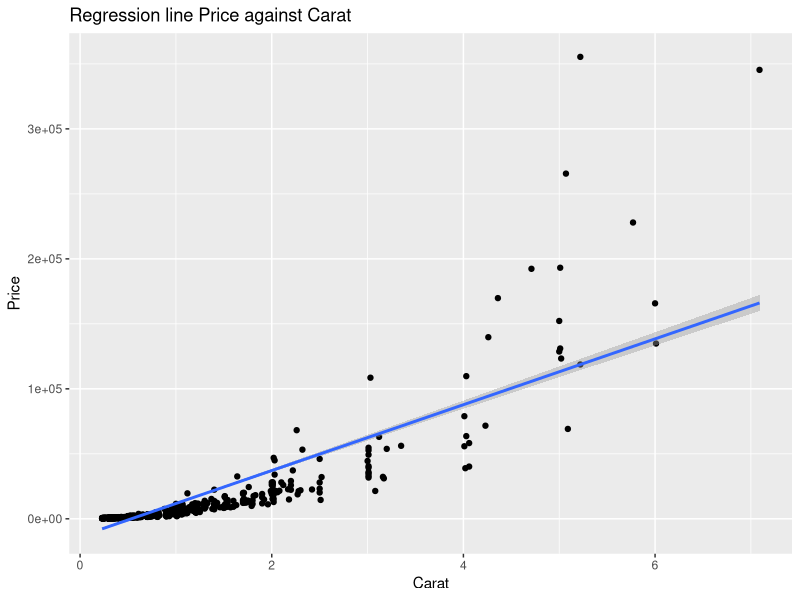
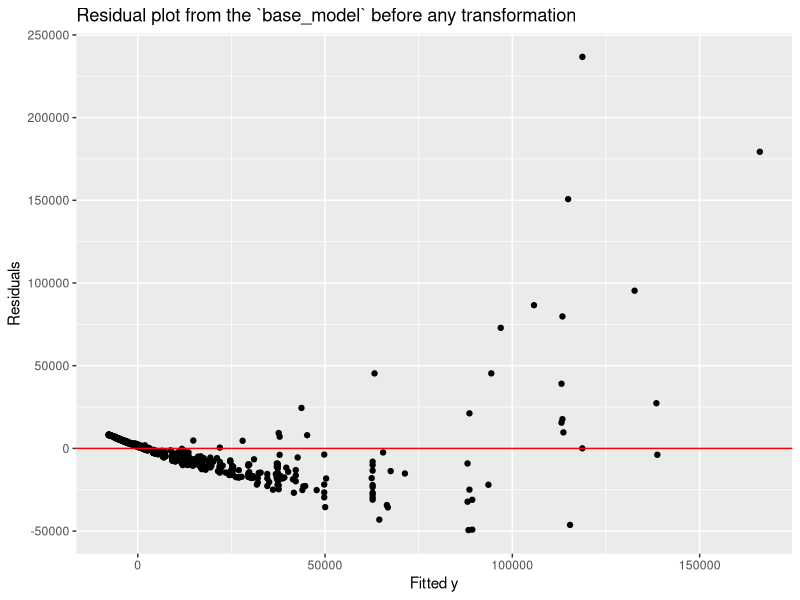

R code for these plots, in order: (Note: this script raises an error after producing the figures.)
## ---- chunk 1
library(tidyverse)
## ---- chunk 2
df <- read_csv("diamonds4.csv", show_col_types = FALSE)
## ---- chunk 3
ggplot(df, aes(x=carat, y=price))+
  geom_point()+
  geom_smooth(method = "lm", se = TRUE)+
  labs(x="Carat", y="Price",
       title="Regression line Price against Carat")
## ---- chunk 4
base_model = lm(price ~ carat, data=df)
summary(base_model)
## ---- chunk 5
y_hat <- base_model$fitted.values
residuals_0 <- base_model$residuals
df <- data.frame(df, y_hat, residuals_0)

ggplot(df, aes(x=y_hat, y=residuals_0))+
  geom_point()+
  geom_hline(yintercept = 0, color='red')+
  labs(x="Fitted y", y="Residuals", title= "Residual plot from the `base_model` before any transformation")
## ---- chunk 6
boxcox(price ~ carat, data = df)
## ---- chunk 7
acf(residuals_0, main="ACF Plot of Residuals for the original x")

## ---- chunk 8
qqnorm(residuals_0)
## ---- chunk 9
price_sqrt <- sqrt(df$price)
df <- data.frame(df, price_sqrt)

model.price_sqrt <- lm(price_sqrt ~ carat, data=df)

price_sqrt_hat1 <- model.price_sqrt$fitted.values
residuals_1 <- model.price_sqrt$residuals
df <- data.frame(df, price_sqrt_hat1, residuals_1)

##residual plot with xstar
ggplot(df, aes(x=price_sqrt_hat1, y=residuals_1))+
  geom_point()+
  geom_hline(yintercept=0, color="red")+
  labs(x="Fitted y", y="Residuals", title="Residual Plot after sqrt y transformation")

## ---- chunk 10
ggplot(df, aes(x=carat, y=price_sqrt))+
  geom_point()+
  geom_smooth(method = "lm", se = TRUE)+
  labs(x="Carat", y="Sqrt of Price",
       title="Regression line Sqrt of Price against Carat")
## ---- chunk 11
qqnorm(residuals_1)
## ---- chunk 12
summary(model.price_sqrt)
## ---- chunk 13
carat_log <- log(df$carat)
df <- data.frame(df,carat_log)

result.carat_log <- lm(price_sqrt ~ carat_log, data=df)

price_sqrt_hat2 <- result.carat_log$fitted.values
residuals_2 <- result.carat_log$residuals
df <- data.frame(df,price_sqrt_hat2,residuals_2)

##residual plot with xstar
ggplot(df, aes(x=price_sqrt_hat2,y=residuals_2))+
  geom_point()+
  geom_hline(yintercept=0, color="red")+
  labs(x="Fitted y", y="Residuals", title="Residual Plot after log x and sqrt y transormation")

## ---- chunk 14
qqnorm(residuals_2)
## ---- chunk 15

carat_sqrt <- log(df$carat)
df <- data.frame(df,carat_sqrt)

result.carat_sqrt <- lm(price_sqrt ~ carat_sqrt, data=df)

price_sqrt_hat3 <- result.carat_sqrt$fitted.values
residuals_3 <- result.carat_sqrt$residuals
df <- data.frame(df,price_sqrt_hat3,residuals_3)

##residual plot with xstar
ggplot(df, aes(x=price_sqrt_hat3,y=residuals_3))+
  geom_point()+
  geom_hline(yintercept=0, color="red")+
  labs(x="Fitted y", y="Residuals", title="Residual Plot after log x and sqrt y transormation")
## ---- chunk 16
relative_model <- lm(price/carat ~ carat, data=df)
summary(relative_model)
## ---- chunk 17

price_rel_hat <- relative_model$fitted.values
residuals_4 <- relative_model$residuals
df <- data.frame(df,price_rel_hat,residuals_4)

##residual plot with xstar
ggplot(df, aes(x=price_rel_hat,y=residuals_4))+
  geom_point()+
  geom_hline(yintercept=0, color="red")+
  labs(x="Fitted y", y="Residuals", title="Residual Plot after log x transormation")
## ---- chunk 18
#define weights to use
weights <- 1 / lm(abs(base_model$residuals) ~ base_model$fitted.values)$fitted.values^2

#perform weighted least squares regression
weighted_model <- lm(price ~ carat, data = df, weights=weights)


price_weighted_hat <- weighted_model$fitted.values
residuals_5 <- weighted_model$residuals
df <- data.frame(df,price_weighted_hat,residuals_5)

##residual plot with xstar
ggplot(df, aes(x=price_weighted_hat,y=residuals_5))+
  geom_point()+
  geom_hline(yintercept=0, color="red")+
  labs(x="Fitted y", y="Residuals", title="Residual Plot for Weighted Least Squares Regression")
## ---- chunk 19

#define weights to use
weights <- 1 / lm(abs(sqrt_weighted_model$residuals) ~ sqrt_weighted_model$fitted.values)$fitted.values^2

#perform weighted least squares regression
sqrt_weighted_model <- lm(sqrt(price) ~ carat, data = df, weights=weights)




price_sqrt_weighted_hat <- sqrt_weighted_model$fitted.values
residuals_8 <- sqrt_weighted_model$residuals
df <- data.frame(df,price_sqrt_weighted_hat,residuals_8)

##residual plot with xstar
ggplot(df, aes(x=price_sqrt_weighted_hat,y=residuals_8))+
  geom_point()+
  geom_hline(yintercept=0, color="red")+
  labs(x="Fitted y", y="Residuals", title="Residual Plot for Log Weighted Least Squares Regression")
